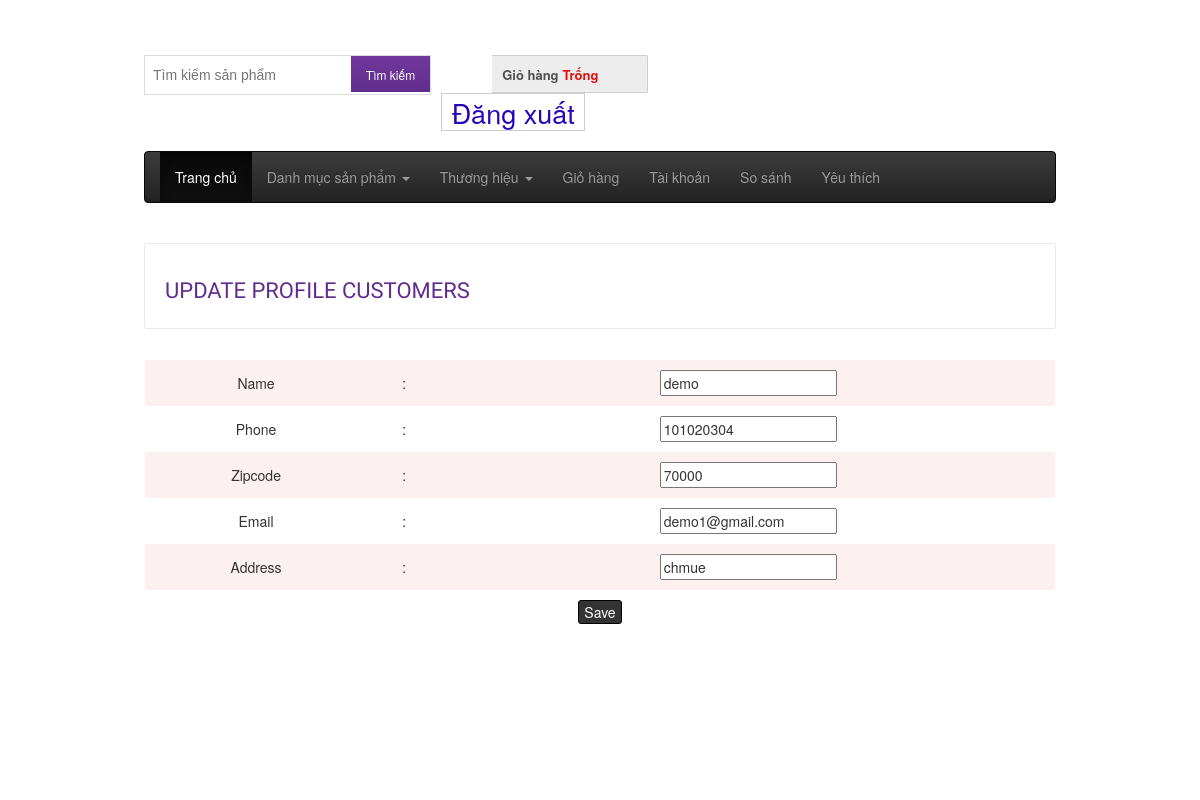
/editprofile.php (signed in), run on the app's committed database.
### tables this page shows
CREATE TABLE `tbl_customer` (
  `id` int(11) NOT NULL,
  `name` varchar(255) NOT NULL,
  `address` varchar(255) NOT NULL,
  `city` varchar(30) NOT NULL,
  `country` varchar(30) NOT NULL,
  `zipcode` varchar(30) NOT NULL,
  `phone` varchar(30) NOT NULL,
  `email` varchar(50) NOT NULL,
  `password` varchar(255) NOT NULL,
  `timeCre` timestamp NOT NULL DEFAULT current_timestamp() ON UPDATE current_timestamp()
);

### classes/customer.php (called while the page is built, shortened)
<?php
	$filepath = realpath(dirname(__FILE__));
	include_once ($filepath.'/../lib/database.php');
?>
<?php
	class customer
	{
		private $db;
		public function __construct()
		{
			$this->db = new Database();
		}
		public function show_customers($id){
			$query = "SELECT * FROM tbl_customer WHERE id='$id'";
			$result = $this->db->select($query);
			return $result;
		}
	}
?>

### lib/database.php (called while the page is built, shortened)
<?php
Class Database{
   public $host   = DB_HOST;
   public $user   = DB_USER;
   public $pass   = DB_PASS;
   public $dbname = DB_NAME;
   public $link;
private function connectDB(){
   $this->link = new mysqli($this->host, $this->user, $this->pass,
    $this->dbname);
 }
public function select($query){
  $result = $this->link->query($query) or
   die($this->link->error.__LINE__);
  if($result->num_rows > 0){
    return $result;
  } else {
    return false;
  }
 }
}

### lib/session.php (called while the page is built, shortened)
<?php
class Session{
 public static function get($key){
    if (isset($_SESSION[$key])) {
     return $_SESSION[$key];
    } else {
     return false;
    }
 }
}
?>

### editprofile.php (the view, shortened to what this page needs)
<?php
	include 'inc/header.php';
?>
 <div class="main">
    <div class="content">
    	<div class="section group">
    		<div class="content_top">
	    		<div class="heading">
	    		<h3>Update Profile Customers</h3>
	    		</div>
    		</div>
			<form action="" method="post">
			<table class="tblone">
				<tr>
				</tr>
				<?php
				$id = Session::get('customer_id');
				$get_customers = $cs->show_customers($id);
				if($get_customers){
					while($result = $get_customers->fetch_assoc()){
				?>
				<tr>
					<td>Name</td>
					<td>:</td>
					<td><input type="text" name="name" value="<?php echo $result['name'] ?>"></td>
				</tr>
				<tr>
					<td>Phone</td>
					<td>:</td>
					<td><input type="text" name="phone" value="<?php echo $result['phone'] ?>"></td>
				</tr>
				<tr>
					<td>Zipcode</td>
					<td>:</td>
					<td><input type="text" name="zipcode" value="<?php echo $result['zipcode'] ?>"></td>
				</tr>
				<tr>
					<td>Email</td>
					<td>:</td>
					<td><input type="text" name="email" value="<?php echo $result['email'] ?>"></td>
				</tr>
				<tr>
					<td>Address</td>
					<td>:</td>
					<td><input type="text" name="address" value="<?php echo $result['address'] ?>"></td>
				</tr>
				<tr>
					<td colspan="3"><input type="submit" name="save" value="Save"></td>
				</tr>
				<?php
					}
				}
				?>
			</table>
			</form>
 		</div>
 	</div>
<?php
	include 'inc/footer.php';
 ?>

### css/style.css (style rules this page uses)
html,body,div,span,applet,object,iframe,h1,h2,h3,h4,h5,h6,p,blockquote,pre,a,abbr,acronym,address,big,cite,code,del,dfn,em,img,ins,kbd,q,s,samp,small,strike,strong,sub,sup,tt,var,b,u,i,dl,dt,dd,ol,nav ul,nav li,fieldset,form,label,legend,table,caption,tbody,tfoot,thead,tr,th,td,article,aside,canvas,details,embed,figure,figcaption,footer,header,hgroup,menu,nav,output,ruby,section,summary,time,mark,audio,video { margin:0;padding:0;border:0;font-size:100%;font:inherit;vertical-align:baseline; }
table { border-collapse:collapse;border-spacing:0; }
body { font-family:Arial, Helvetica, sans-serif; background-color: #f1f1f1f1; }
.section { clear: both; padding: 0px; margin: 0px; }
.group:before, .group:after { content:""; display:table; }
.group:after { clear:both; }
.group { zoom:1; }
.content { padding:20px 0; background:#FFF; }
.content_top { padding:15px 20px; border:1px solid #EBE8E8; border-radius:3px; }
.heading { float:left; margin-right:10%; }
.heading h3 { font-family: 'Monda', sans-serif; font-size:22px; color:#602D8D; text-transform:uppercase; }
.tblone { border: 1px solid #fff; margin-bottom: 12px; width: 100%; }
.tblone td { padding:10px;text-align:center; }
table.tblone tr:nth-child(2n+1) { background:#fff;height:30px; }
table.tblone tr:nth-child(2n) { background:#fdf0f1;height:30px; }
table.tblone input[type="submit"] { background: #333 none repeat scroll 0 0; border: 1px solid #000; border-radius: 3px; color: #fff; cursor: pointer; font-size: 14px; padding: 1px 5px; }

### data on the page
tbl_customer: name "demo", phone "101020304", zipcode "70000", email "demo1@gmail.com", address "chmue"
